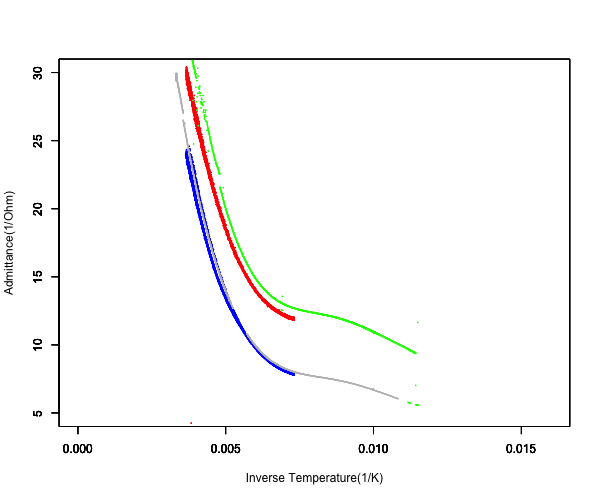

Here is the R script that generated this plot:
png("plot.png", width = 600, height = 500)  # 描画デバイスを開く

XLIM<-c(0.000,0.016)
YLIM<-c(5,30)
data1 <- read.csv("test_ch1_011.csv",header=F)
plot(data.frame(1/data1[2],1/(data1[5]*2)),xlim=XLIM,ylim=YLIM,xlab="Inverse Temperature(1/K)",ylab="Admittance(1/Ohm)",type="p",col="red",cex=0.1)
par(new=TRUE) #
data2 <- read.csv("test_ch2_009.csv",header=F)
plot(data.frame(1/data2[2],1/(data2[5]*2)),xlim=XLIM,ylim=YLIM,xlab="",ylab="",type="p",col="blue",cex=0.1)
par(new=TRUE) #
data3 <- read.csv("181114_sample3_001.csv",header=F)
plot(data.frame(1/data3[2],1/data3[5]),xlim=XLIM,ylim=YLIM,xlab="",ylab="",type="p",col="green",cex=0.1)
par(new=TRUE) #
data4 <- read.csv("181114_sample3_002.csv",header=F)
plot(data.frame(1/data4[2],1/data4[5]),xlim=XLIM,ylim=YLIM,xlab="",ylab="",type="p",col="gray",cex=0.1)
par(new=TRUE) #
data5 <- read.csv("181114_sample3_003.csv",header=F)
plot(data.frame(1/data5[2],1/data5[5]),xlim=XLIM,ylim=YLIM,xlab="",ylab="",type="p",col="gray",cex=0.1)

dev.off()  